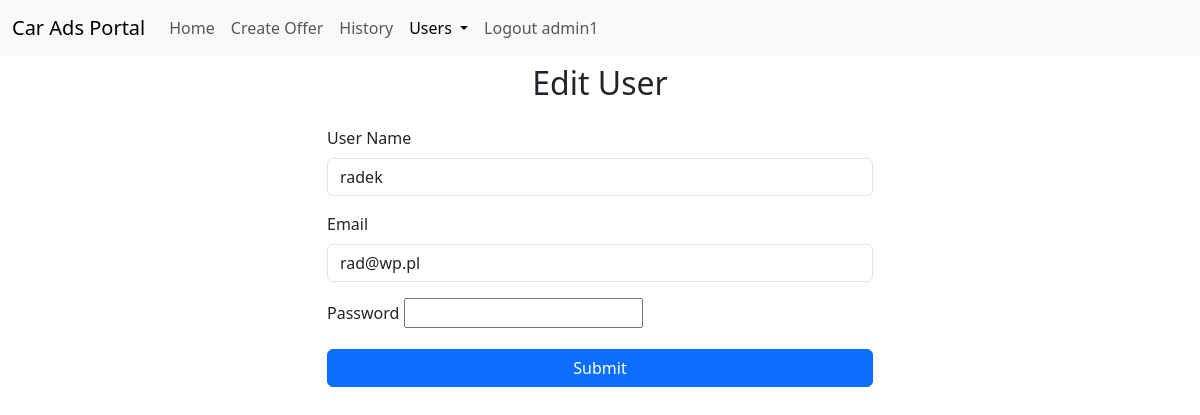
The app's page /edit_user/radek (signed in) with its own data.
### tables this page shows
CREATE TABLE users (
    id INTEGER PRIMARY KEY AUTOINCREMENT,
    name TEXT UNIQUE NOT NULL,
    email TEXT,
    password TEXT NOT NULL,
    is_active INTEGER DEFAULT 1,
    is_admin INTEGER DEFAULT 0,
    created_at TIMESTAMP DEFAULT CURRENT_TIMESTAMP
);

### web3_flask/flask_zad6_baza/app.py (the view, shortened to what this page needs)
@app.route('/edit_user/<user_name>', methods=['GET', 'POST'])
def edit_user(user_name):
    login = UserPass(session.get('user'))
    login.get_user_info()
    if not login.is_valid or not login.is_admin:
        return redirect(url_for('login'))
    db = get_db()
    spinner = CarBrandsOffer()
    spinner.load_offer()
    sql_command = "SELECT id, name, email, is_active, is_admin FROM users WHERE name=?"
    cur = db.execute(sql_command, (user_name,))
    user_record = cur.fetchone()  # pobranie jednego rekordu
    print(user_record)
    if offer is None:
        flash("No such user!")
        return redirect(url_for('users'))
    if request.method == "GET":
        return render_template("edit_user.html",
                               user=user_record,
                               spinner=spinner,
                               login=login,
                               active_menu="users")

### web3_flask/flask_zad6_baza/app.py (called while the page is built)
def get_db():
    if not hasattr(g, 'sqlite_db'):
        conn = sqlite3.connect(app_info['db_file'])
        conn.row_factory = sqlite3.Row  # dostaniemy słownik
        g.sqlite_db = conn
    return g.sqlite_db

    def load_offer(self):
        self.brands.append(CarBrand("BMW", "BMW", 'cars/bmw.svg'))
        self.brands.append(CarBrand("Audi", "Audi", 'cars/audi.svg'))
        self.brands.append(CarBrand("Toyota", "Toyota", 'cars/toyota.svg'))
        self.brands.append(CarBrand("Mercedes", "Mercedes", 'cars/mercedes.svg'))
        self.denied_codes.append('LADA')

    def get_user_info(self):
        db = get_db()
        sql_statement = 'SELECT name, email, is_active, is_admin FROM users WHERE name=?'
        cur = db.execute(sql_statement, (self.user,))
        db_user = cur.fetchone()
        if db_user is None:
            self.is_valid = False
            self.is_admin = False
            self.email = ''
        elif db_user['is_active'] != 1:
            self.is_admin = False
            self.is_valid = False
            self.email = db_user['email']
        else:
            self.is_valid = True
            self.is_admin = db_user['is_admin']
            self.email = db_user['email']

### web3_flask/flask_zad6_baza/templates/edit_user.html
{% extends "base.html" %}
{% block body_content %}
<div class="container">
  <div class="row justify-content-center">
    <div class="col-12 col-md-8 col-lg-6">
      <h1 class="h2 mb-4 text-center">Edit User</h1>
      <form action="{{ url_for('edit_user', user_name=user.name) }}" method="POST">
        <div class="mb-3">
          <label for="user_name" class="form-label">User Name</label>
          <input type="text" id="user_name"  name="user_name" value="{{ user.name }}" class="form-control">
        </div>
          <div class="mb-3">
          <label for="email" class="form-label">Email</label>
          <input type="email" id="email" value="{{ user.email }}"  name="email" class="form-control">
        </div>
        <div class="mb-3">
          <label for="user_pass" class="form-label">Password</label>
          <input type="password"
                 id="user_pass"
                 name="user_pass">
        </div>
        <div class="d-grid">
          <button type="submit" class="btn btn-primary">
            Submit
          </button>
        </div>
      </form>
    </div>
  </div>
</div>
{% endblock %}

### web3_flask/flask_zad6_baza/templates/menu.html (shortened to what this page needs)
<nav class="navbar navbar-expand-lg bg-body-tertiary">
    <div class="container-fluid">
        <a class="navbar-brand" href="#">Car Ads Portal</a>
        <div class="collapse navbar-collapse" id="navbarNavDropdown">
            <ul class="navbar-nav">
                <li class="nav-item">
                    <a class="nav-link   {{ 'active' if active_menu=='home' }}" aria-current="page"
                       href="{{ url_for('index') }}">Home</a>
                </li>
                {% if login.is_valid %}
                <li class="nav-item">
                    <a class="nav-link   {{ 'active' if active_menu=='create_offer' }}"
                       href="{{ url_for('create_offer') }}">Create Offer</a>
                </li>
                <li class="nav-item">
                    <a class="nav-link   {{ 'active' if active_menu=='history' }}" href="{{ url_for('history') }}">History</a>
                </li>
                {% endif %}
                {% if login.is_valid and login.is_admin %}
                <li class="nav-item dropdown">
                    <a class="nav-link  {{ 'active' if active_menu=='users' }} dropdown-toggle" href="#" role="button"
                       data-bs-toggle="dropdown" aria-expanded="false">
                        Users
                    </a>
                </li>
                {% endif %}
                {% if login.is_valid %}
                <li class="nav-item">
                    <a class="nav-link   {{ 'active' if active_menu=='logout' }}" href="{{ url_for('logout') }}">
                        Logout {{ session['user'] if 'user' in session }}
                    </a>
                </li>
                {% endif %}
            </ul>
        </div>
    </div>
</nav>

### records on screen
users: name "admin1"
users: user_name "radek", email "rad@wp.pl"
